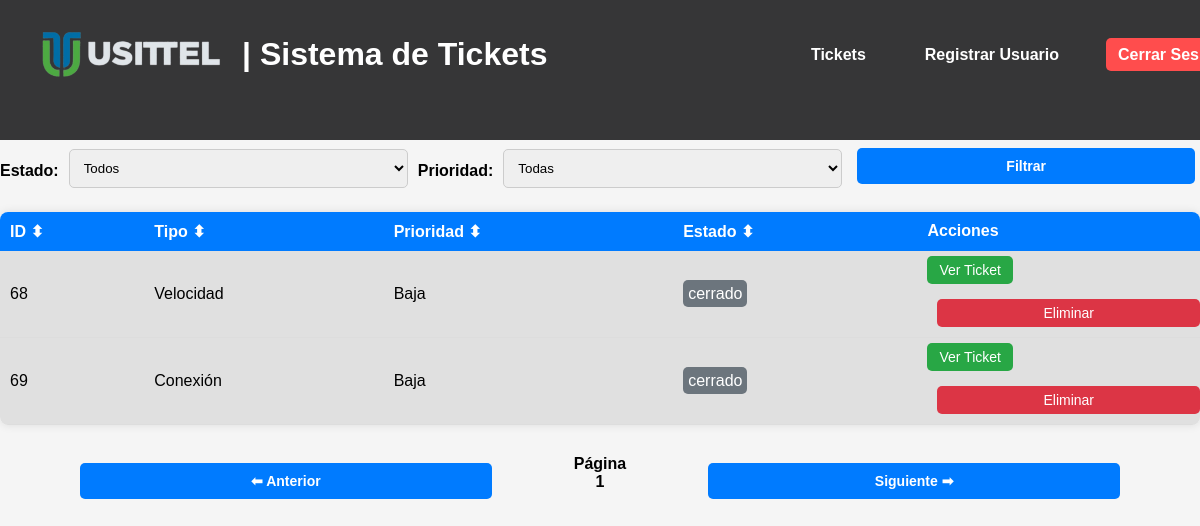
The app's page /tickets (signed in), older data.
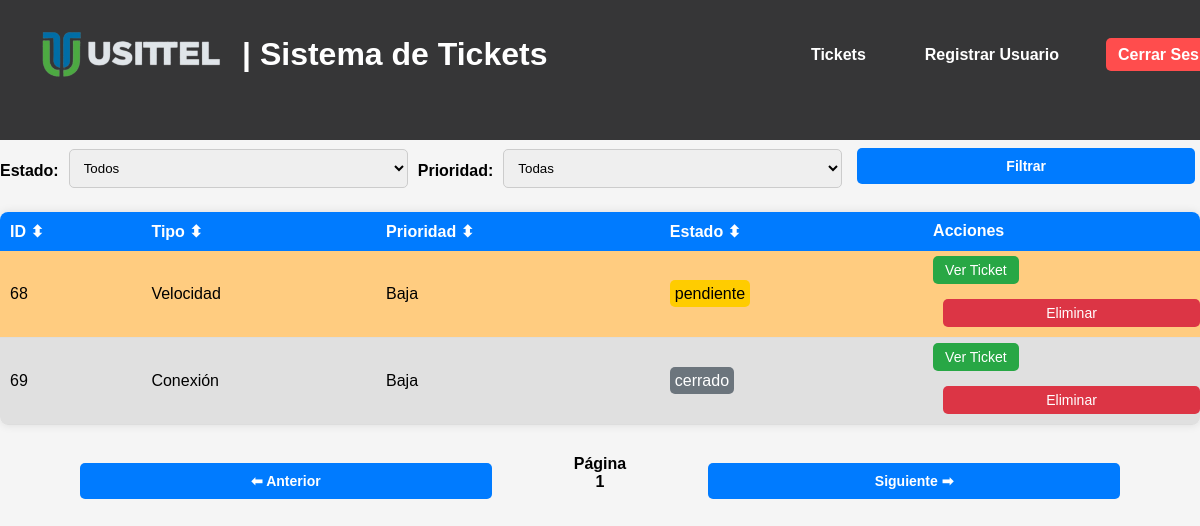
The same page, newer data.
### tables this page shows
CREATE TABLE tickets (
    id INTEGER PRIMARY KEY AUTOINCREMENT,
    tipo TEXT NOT NULL,
    descripcion TEXT NOT NULL,
    prioridad TEXT NOT NULL,
    fecha_creacion DATETIME DEFAULT CURRENT_TIMESTAMP,
    usuario_creador TEXT NOT NULL,
    notas TEXT,
    archivo TEXT
, usuario_asignado TEXT, estado TEXT DEFAULT 'pendiente');

### app.py (the view)
@app.route('/tickets')
@login_required
def tickets():
    estado = request.args.get('estado')
    prioridad = request.args.get('prioridad')
    query = 'SELECT * FROM tickets WHERE 1=1'
    params = []
    if estado in ['pendiente', 'en proceso', 'cerrado']:
        query += ' AND estado = ?'
        params.append(estado)
    if prioridad in ['Baja', 'Media', 'Alta']:
        query += ' AND prioridad = ?'
        params.append(prioridad)
    conn = get_db_connection()
    tickets = conn.execute(query, params).fetchall()
    conn.close()
    return render_template('tickets.html', tickets=tickets, estado=estado, prioridad=prioridad)

### app.py (called while the page is built)
def get_db_connection():
    conn = sqlite3.connect('database.db', timeout=10)  # Espera hasta 10 segundos si la base de datos está bloqueada
    conn.row_factory = sqlite3.Row
    return conn

@login_manager.user_loader
def load_user(user_id):
    conn = get_db_connection()
    user = conn.execute('SELECT * FROM users WHERE id = ?', (user_id,)).fetchone()
    conn.close()
    if user:
        return User(id=user['id'], username=user['username'], role=user['role'])
    return None

### templates/tickets.html (shortened to what this page needs)
{% extends "base.html" %}
{% block content %}
<header>
    <h1>Lista de Tickets</h1>
    <nav>
        <a href="/logout">Cerrar sesión</a>
    </nav>
</header>
<main>
    <form action="/tickets" method="GET" style="display: flex; align-items: center; gap: 10px;">
        <label for="estado">Estado:</label>
        <select name="estado" id="estado">
            <option value="">Todos</option>
        </select>
        <label for="prioridad">Prioridad:</label>
        <select name="prioridad" id="prioridad">
            <option value="">Todas</option>
        </select>
        <button type="submit" class="btn-filter">Filtrar</button>
    </form>
    <table id="ticketsTable">
        <thead>
            <tr>
                <th onclick="sortTable(0)">ID ⬍</th>
                <th onclick="sortTable(1)">Tipo ⬍</th>
                <th onclick="sortTable(2)">Prioridad ⬍</th>
                <th onclick="sortTable(3)">Estado ⬍</th>
                <th>Acciones</th>
            </tr>
        </thead>
        <tbody>
            {% for ticket in tickets %}
            <tr class="ticket-row {{ ticket.estado }}">
                <td>{{ ticket.id }}</td>
                <td>{{ ticket.tipo }}</td>
                <td>{{ ticket.prioridad }}</td>
                <td>
                    <span class="estado estado-{{ ticket.estado|lower }}">
                        {{ ticket.estado }}
                    </span>
                </td>
                <td>
                    <a href="{{ url_for('view_ticket', id=ticket.id) }}" class="btn btn-view">Ver Ticket</a>
                    {% if current_user.role == 'usittel' %}
                    <form action="/delete-ticket/{{ ticket.id }}" method="POST">
                        <button type="button" class="btn btn-delete confirm-delete">Eliminar</button>
                    </form>
                    {% endif %}
                </td>
            </tr>
            {% endfor %}
        </tbody>
    </table>
    <div style="text-align: center; margin-top: 30px; display: flex; justify-content: center; gap: 2px;">
        <button id="prevPage" class="btn-pagination">⬅ Anterior</button>
        <span id="pageNumber" style="font-weight: bold;">Página 1</span>
        <button id="nextPage" class="btn-pagination">Siguiente ➡</button>
    </div>
</main>
{% endblock %}

Row changes from the older to the newer data that the page shows:
changed tickets "Velocidad": estado "cerrado" → "pendiente"
